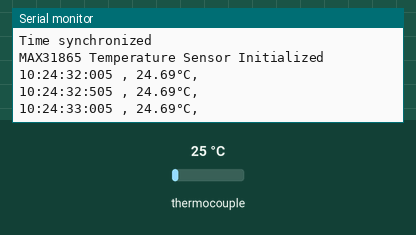
Bench run of a sketch on a simulated ESP32. Parts: the last lines printed to the serial monitor. The test bench sets the inputs (shaded band); at power-on: thermocouple 25 °C. WiFi joins after 1.5 s; servers stay silent unless stated; the local clock reads 2024-03-15 10:24:30 at power-on unless the sketch sets it.

Above: at 3.2 s.
3.3 s: thermocouple set to 6 °C
At 5.31 s:
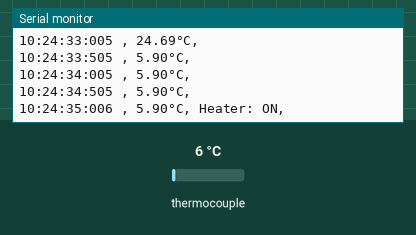
6.3 s: thermocouple set to 75 °C
At 10.31 s:
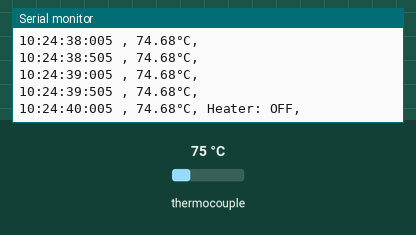
Timing chart, 0 to 11.8 s (numbered marks = the images above; inputs shaded):
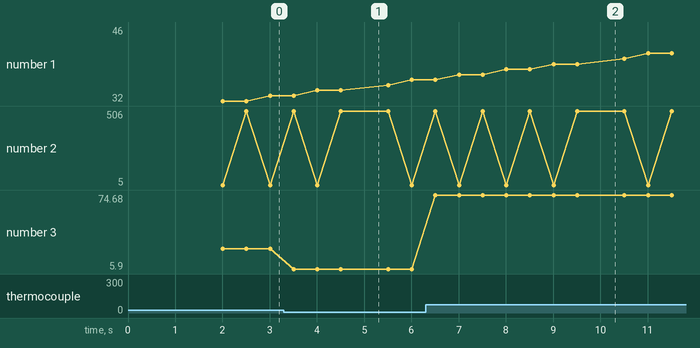

Measured:
- after the input at 3.3 s, the serial monitor: prints a new line after 0.21 s (image 1)
- after the input at 6.3 s, the serial monitor: prints a new line after 0.21 s (image 2)
- plotted number 3: 24.69 → 5.9 after the input at 3.3 s, 5.9 → 74.68 after the input at 6.3 s

The sketch:

errorPID.ino
```cpp
#include <Adafruit_MAX31865.h>
#include <WiFi.h>
#include <PID_v1.h>

#define MAX31865_MISO 13
#define MAX31865_MOSI 11
#define MAX31865_CLK 12
#define MAX31865_CS 10

Adafruit_MAX31865 thermo = Adafruit_MAX31865(MAX31865_CS, MAX31865_MOSI, MAX31865_MISO, MAX31865_CLK);

const char* ssid = "VIRAT";
const char* password = "12345678";

const char* ntpServer = "pool.ntp.org";
const long gmtOffset_sec = 19800;  // GMT offset for Asia/Kolkata (UTC+5:30)
const int daylightOffset_sec = 0;

#define R0 100.0
#define Rref 430.0

#define A 3.9083e-3
#define B -5.775e-7
#define C -4.183e-12

#define SSR_PIN 35  // Pin for SSR

double setpoint = 37.0;  // Setpoint

const int totalReadingsMAX31865 = 2;
double temperatureReadingsMAX31865[totalReadingsMAX31865] = {0};

unsigned long lastReadingTime = 0;
const long readingInterval = 500;   // Interval between readings (500ms)

unsigned long lastControlCycleTime = 0;  // To store last control cycle time
const long controlCycleInterval = 5000;  // Control cycle

// PID variables
double inputTemperature, output;
double Kp = 1.0, Ki = 0.5, Kd = 0.5;  // PID parameters

PID myPID(&inputTemperature, &output, &setpoint, Kp, Ki, Kd, DIRECT);

void setup() {
  // Start serial communication
  Serial.begin(115200);
  pinMode(SSR_PIN, OUTPUT);
  digitalWrite(SSR_PIN, LOW);

  // Connect to Wi-Fi
  WiFi.begin(ssid, password);
  unsigned long startTime = millis();
  while (WiFi.status() != WL_CONNECTED && millis() - startTime < 10000) {
    delay(1000);
    Serial.println("Connecting to WiFi...");
  }

  if (WiFi.status() == WL_CONNECTED) {
    Serial.println("WiFi connected.");
  } else {
    Serial.println("Failed to connect to WiFi.");
  }

  // Init and get the time
  configTime(gmtOffset_sec, daylightOffset_sec, ntpServer);

  struct tm timeinfo;
  for (int i = 0; i < 5; i++) {
    if (getLocalTime(&timeinfo)) {
      Serial.println("Time synchronized");
      break;
    } else {
      Serial.println("Failed to get time, retrying...");
      delay(1000); // Retry after 1 second
    }
  }

  thermo.begin(MAX31865_3WIRE);
  Serial.println("MAX31865 Temperature Sensor Initialized");

  myPID.SetMode(AUTOMATIC);  // Enable PID controller
  myPID.SetOutputLimits(0, 255);  // Limit output to control SSR (0-255)
}

void loop() {
  unsigned long startTime = millis();

  // Get current time
  struct tm timeinfo;
  if (getLocalTime(&timeinfo)) {
    unsigned long ms = millis() % 1000;  // Milliseconds

    // Format time as HH:MM:SS:MS
    char formattedTime[20];
    snprintf(formattedTime, sizeof(formattedTime), "%02d:%02d:%02d:%03lu",
             timeinfo.tm_hour, timeinfo.tm_min, timeinfo.tm_sec, ms);

    // Start constructing the output string
    String outputString = String(formattedTime) + " , ";

    for (int i = 0; i < totalReadingsMAX31865; i++) {
      uint16_t adcCode = thermo.readRTD();
      float Rt = (adcCode * Rref) / 32768.0;
      temperatureReadingsMAX31865[i] = Rt;
    }

    double tempSumMax31865 = 0;
    for (int i = 0; i < totalReadingsMAX31865; i++) {
      tempSumMax31865 += temperatureReadingsMAX31865[i];
    }
    float averagedRtMax31865 = tempSumMax31865 / totalReadingsMAX31865;
    float temperatureMax31865 = calculateTemperature(averagedRtMax31865);

    // Add temperature to the output string
    outputString += String(temperatureMax31865, 2) + "°C, ";

    // Update PID input
    inputTemperature = temperatureMax31865;

    // Check if it's time for the control cycle (every 3000ms)
    unsigned long currentMillis = millis();
    if (currentMillis - lastControlCycleTime >= controlCycleInterval) {
      lastControlCycleTime = currentMillis;  // Update the last control cycle time

      // Compute PID output
      myPID.Compute();

      // Control the SSR based on PID output
      if (output > 0) {
        digitalWrite(SSR_PIN, HIGH);  // Turn heater ON
        outputString += "Heater: ON, ";
      } else {
        digitalWrite(SSR_PIN, LOW);   // Turn heater OFF
        outputString += "Heater: OFF, ";
      }
    }

    // Print the complete one-line output
    Serial.println(outputString);

    // Delay to maintain reading interval
    unsigned long endTime = millis();
    unsigned long timeTakenForReadings = endTime - startTime;
    unsigned long remainingSleepTime = readingInterval - timeTakenForReadings;
    if (remainingSleepTime > 0) {
      delay(remainingSleepTime);
    }
  } else {
    Serial.println("Failed to obtain time");
  }
}

// Function to calculate temperature from MAX31865 RTD value
float calculateTemperature(float Rt) {
  float t;
  if (Rt >= R0) {
    t = (-A + sqrt(A * A - 4 * B * (1 - Rt / R0))) / (2 * B);
  } else {
    float tolerance = 0.001;
    int maxIterations = 100;
    int iteration = 0;
    float diff;
    t = Rt;

    do {
      float fValue = R0 * (1 + A * t + B * t * t + C * (t - 100) * t * t * t) - Rt;
      float fDerivative = R0 * (A + 2 * B * t + 3 * C * (t - 100) * t * t + C * t * t * t);
      float nextT = t - fValue / fDerivative;
      diff = abs(nextT - t);
      t = nextT;
      iteration++;
    } while (diff > tolerance && iteration < maxIterations);

    if (iteration == maxIterations) {
      Serial.println("Warning: Temperature calculation failed to converge.");
    }
  }
  return t;
}
```
